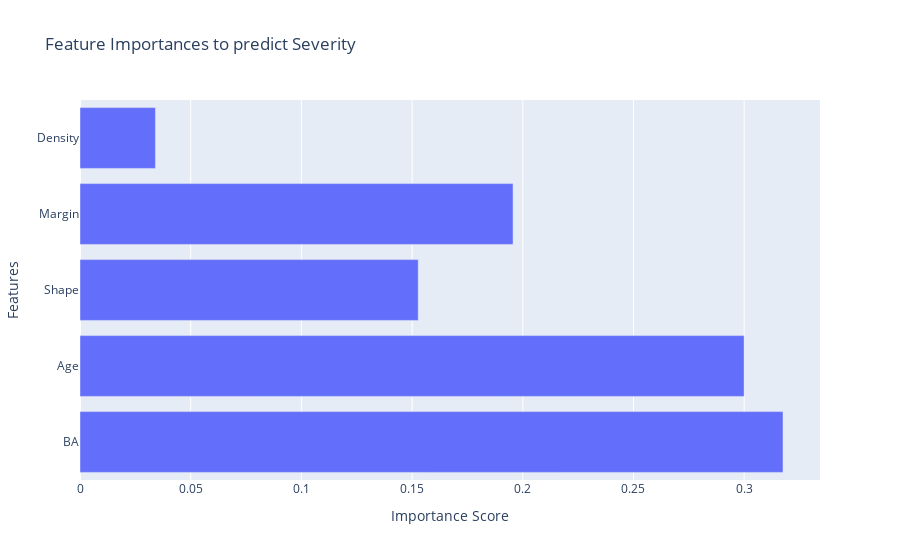

Notebook code cell kept with this figure:
### Markdown cell above
## 4.1 automatic feature

### Code cell
from sklearn.ensemble import RandomForestClassifier
#Let severity be the target variable
#Now we build a model for this purpose
X = df.drop('Severity', axis=1) 
y = df['Severity']

#Train Random Forest Model
RFmodel = RandomForestClassifier(n_estimators=100)
RFmodel.fit(X, y)

importances = RFmodel.feature_importances_

# Creating a DataFrame to hold the feature importances
feature_importances = pd.DataFrame(importances, index=X.columns, columns=['Importance'])

# print(feature_importances)

TreeFig = px.bar(
    feature_importances,
    x='Importance',
    y=feature_importances.index,
    title='Feature Importances to predict Severity',
    labels={'Importance': 'Importance Score', 'index': 'Features'},
    )

TreeFig.show()

### Figure 1 — Plotly figure (JSON) as saved in the notebook; plotly's stock layout.template omitted (floating-point values rounded to 4 significant figures)
{"data": [{"alignmentgroup": "True", "hovertemplate": "Importance Score=%{x}<br>Features=%{y}<extra></extra>", "legendgroup": "", "marker": {"color": "#636efa", "pattern": {"shape": ""}}, "name": "", "offsetgroup": "", "orientation": "h", "showlegend": false, "textposition": "auto", "type": "bar", "x": [0.3175, 0.3, 0.1528, 0.1956, 0.03408], "xaxis": "x", "y": ["BA", "Age", "Shape", "Margin", "Density"], "yaxis": "y"}], "layout": {"barmode": "relative", "legend": {"tracegroupgap": 0}, "title": {"text": "Feature Importances to predict Severity"}, "xaxis": {"anchor": "y", "domain": [0, 1], "title": {"text": "Importance Score"}}, "yaxis": {"anchor": "x", "domain": [0, 1], "title": {"text": "Features"}}}}
